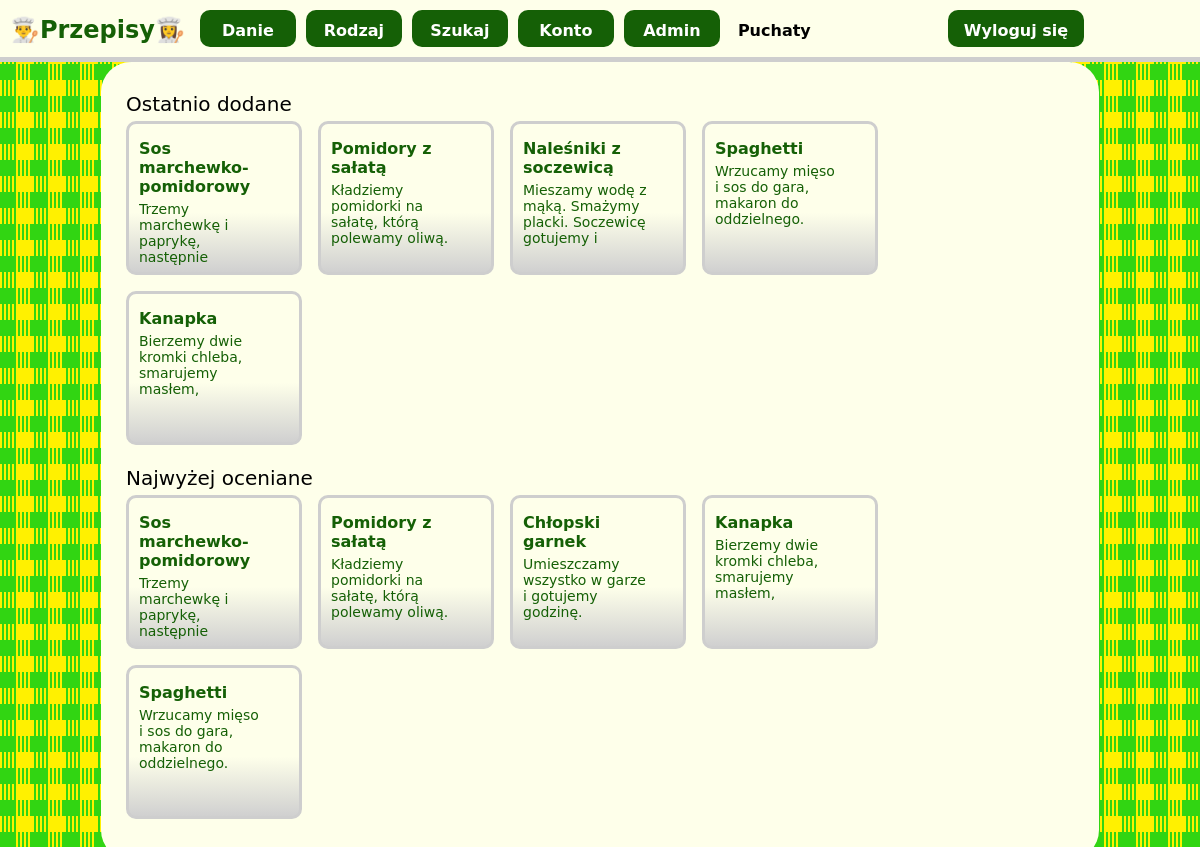
The page /common/index.php (signed in) on the database its author committed.
### tables this page shows
CREATE TABLE recipes
(
	recipe_id INT NOT NULL AUTO_INCREMENT PRIMARY KEY,
    metadata_id INT NOT NULL,
    title VARCHAR(30),
    meal_id INT NULL,
    difficulty_id INT NOT NULL,
    portions INT,
    prepare_time TIME,
    ingredients_list_id INT,
    description_id INT NOT NULL, 
	accepted BOOLEAN
);

### common/index.php (the view, shortened to what this page needs)
<?php
    require_once("head.php");
    require_once("database.php") ?>
<body>
	<?php require_once("navbar.php");
		$last_add_result = $connection->query('SELECT * FROM recipes_last_added LIMIT 5');
		$highest_rated_result = $connection->query('SELECT * FROM recipes_highest_rated LIMIT 5');
	?>
	<main>
        <div id="content">
            <div>
                <div id="last_added">
                    <h2 class="header"> Ostatnio dodane </h2>
					<?php
						while ($row = $last_add_result->fetch_assoc())
							echo '
                            <div class="tile">
                                <a href="'.$recipes.'recipe.php?recipe_id='.$row['recipe_id'].'">
                                    <p class="small_header"> '.$row['title'].' </p>
                                    <p class="text"> '.$row['description'].' </p>
                                </a>
                            </div>';
					?>
                </div>
                <div id="highest_rated">
                    <h2 class="header"> Najwyżej oceniane </h2>
					<?php
						while ($row = $highest_rated_result->fetch_assoc())
							echo '
                            <div class="tile">
                                <a href="'.$recipes.'recipe.php?recipe_id='.$row['recipe_id'].'">
                                    <p class="small_header"> '.$row['title'].' </p>
                                    <p class="text"> '.$row['description'].' </p>
                                </a>
                            </div>';
					?>
                </div>
            </div>
        </div>
    </main>
</body>

### common/style.css (style rules this page uses)
:root { --green_primary: #156006; --green_secondary: #32d511; --lighter_background: #feffea; --border_color: #cecece; }
html { font-family: DejaVu Sans, sans-serif; }
body { margin: 0; background-image: url(bg2.jpg); }
#content > div { width: 79%; margin-left: auto; margin-right: auto; padding: 25px; background-color: var(--lighter_background); border-radius: 30px; }
.header { margin: 5px 5px 5px 0; font-weight: 400; font-size: 20px; }
.small_header { margin: 5px 5px 5px 0; font-weight: 600; font-size: 16px; }
.text { display: block; margin: 5px 5px 5px 0; height: 65px; font-weight: 400; font-size: 14px; overflow: hidden; text-overflow: ellipsis; }
.tile { transition: 2s; display: block; width: 150px; height: 128px; float: left; margin-right: 16px; margin-bottom: 16px; border: 3px solid var(--border_color); background-image: linear-gradient(180deg, rgba(254,255,234,0) 60%, rgba(208, 208, 208,1) 100%); border-radius: 10px; padding: 10px; }
.tile > a { display: block; width: 133px; }

### rows shown on the page
recipes: title "Sos marchewko-pomidorowy", description "Trzemy marchewkę i paprykę, następnie…"
recipes: title "Pomidory z sałatą", description "Kładziemy pomidorki na sałatę, którą polewamy oliwą."
recipes: title "Chłopski garnek", description "Umieszczamy wszystko w garze i gotujemy godzinę."
recipes: title "Kanapka", description "Bierzemy dwie kromki chleba, smarujemy masłem,…"
recipes: title "Spaghetti", description "Wrzucamy mięso i sos do gara, makaron do oddzielnego.…"

### other values the page prints
$_SESSION['user_name'] "Puchaty"
$row['title'] "Sos marchewko-pomidorowy"
$row['description'] "Trzemy marchewkę i paprykę, następnie…"
$row['title'] "Pomidory z sałatą"
$row['description'] "Kładziemy pomidorki na sałatę, którą polewamy oliwą."
$row['title'] "Naleśniki z soczewicą"
$row['description'] "Mieszamy wodę z mąką. Smażymy placki. Soczewicę gotujemy i…"
$row['title'] "Spaghetti"
$row['description'] "Wrzucamy mięso i sos do gara, makaron do oddzielnego.…"
$row['title'] "Kanapka"
$row['description'] "Bierzemy dwie kromki chleba, smarujemy masłem,…"
